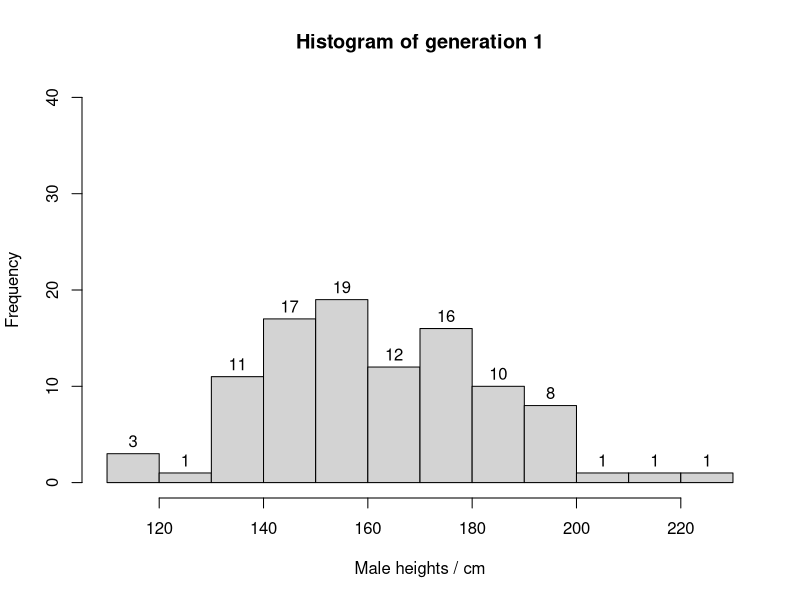
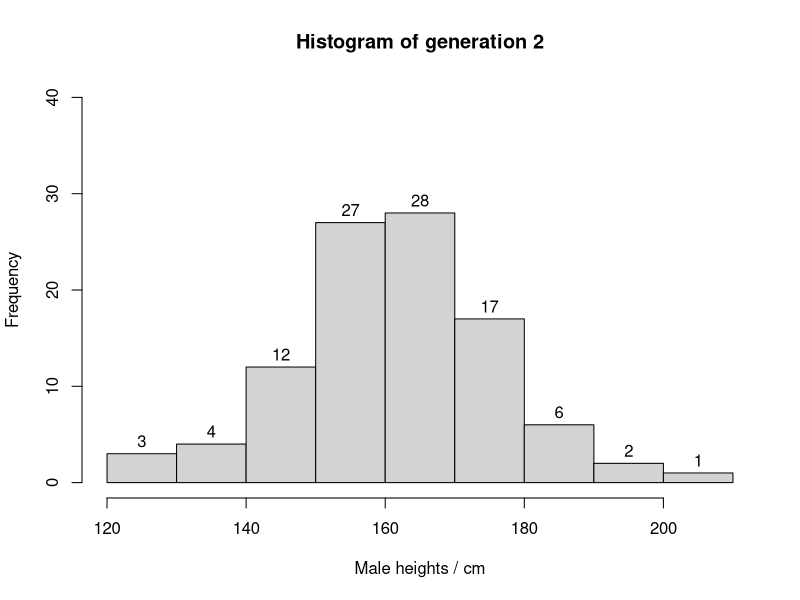
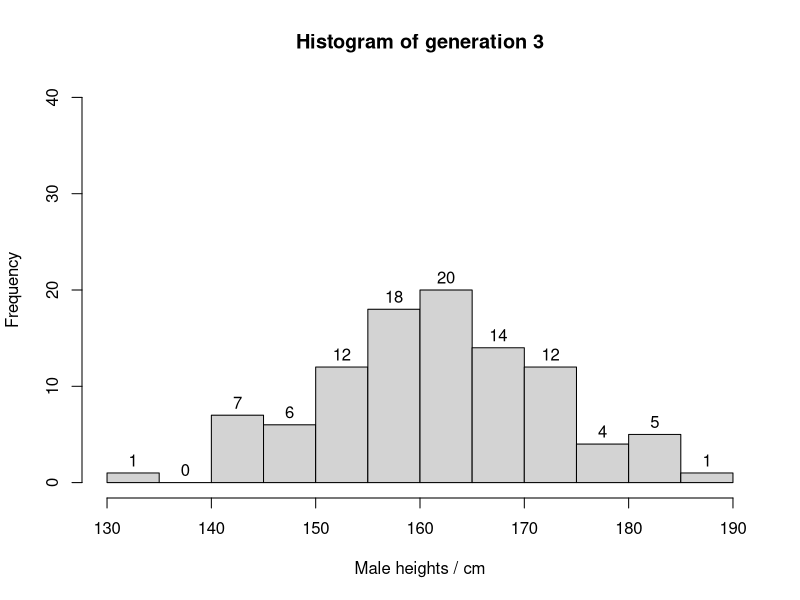
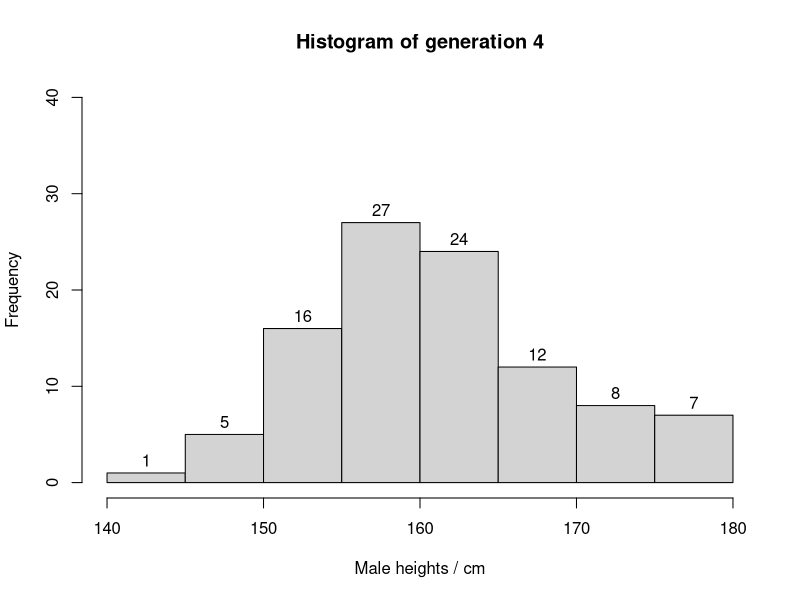
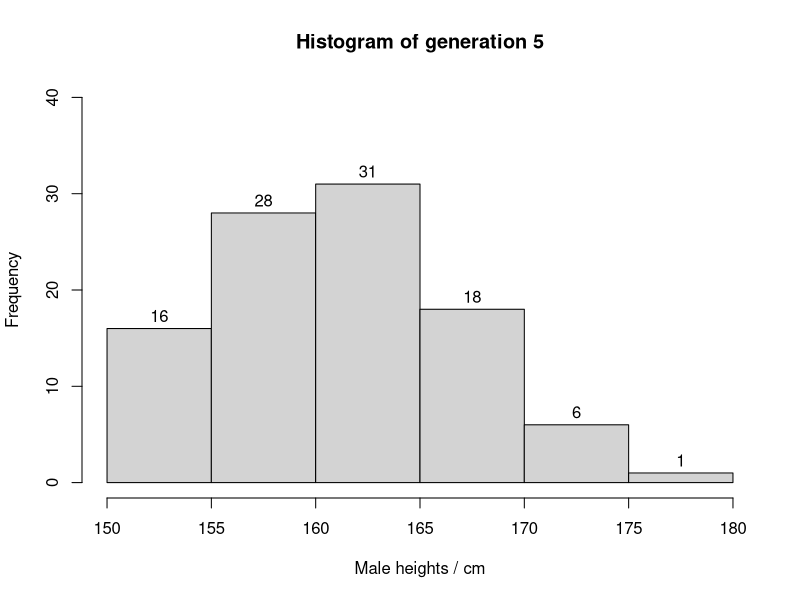
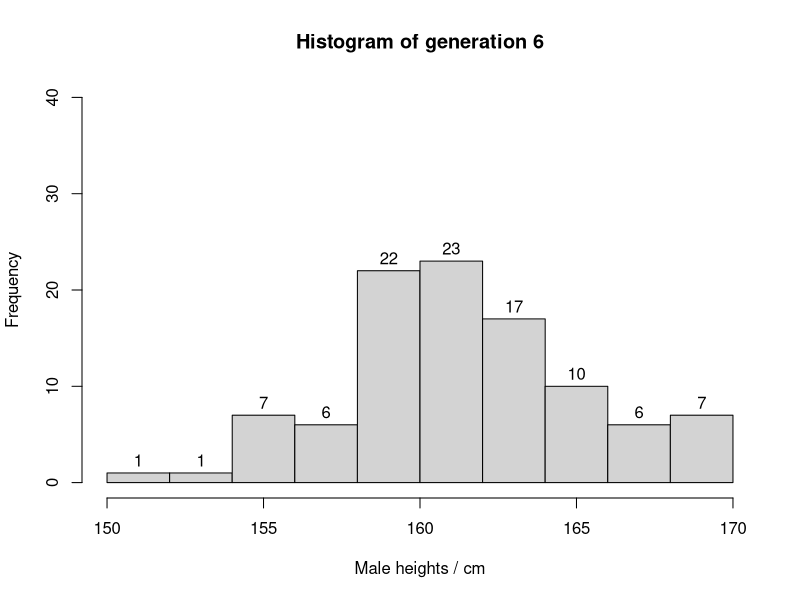
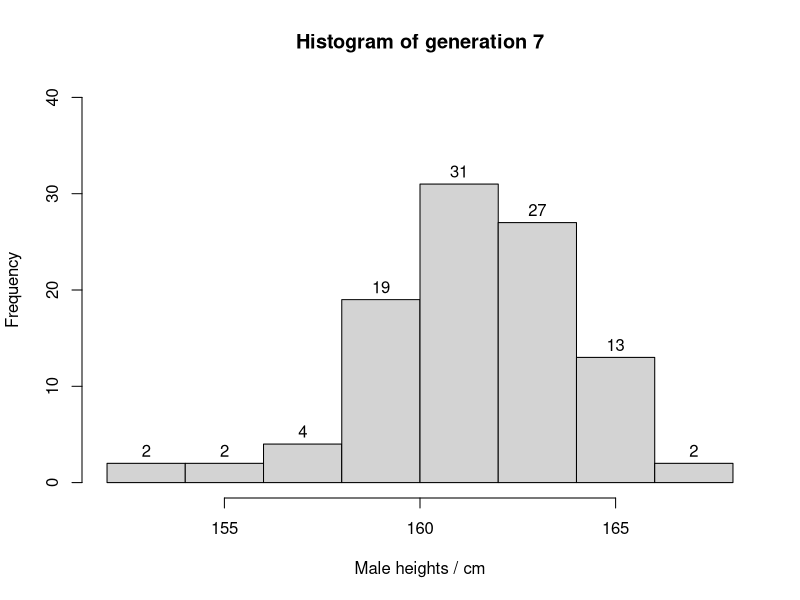
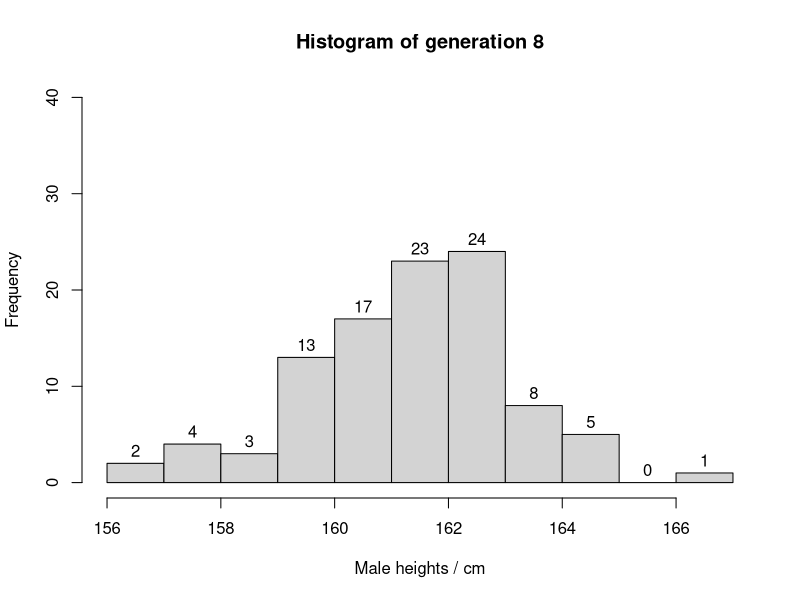

Write the R code that produced these figures, in order. (Note: this script raises an error after producing the figures.)
## ---- chunk 1
pop <- data.frame(m = rnorm(100, 160, 20), f = rnorm(100, 160, 20))
next_gen <- function(pop) {
  pop$m <- sample(pop$m)
  pop$m <- rowMeans(pop)
  pop$f <- pop$m
  pop
}
gen <- 1
hist(pop$m,main = paste("Histogram of generation" , gen),ylim =range(0,40),xlab="Male heights / cm",labels = TRUE)
while(gen < 9){
pop <- next_gen(pop)
gen<-gen+1
hist(pop$m,main = paste("Histogram of generation" , gen),ylim =range(0,40),xlab="Male heights / cm",labels = TRUE)
}
## ---- chunk 2
library(ggplot2)
pop <- data.frame(m = rnorm(100, 160, 20), f = rnorm(100, 160, 20))
next_gen <- function(pop) {
  pop$m <- sample(pop$m)
  pop$m <- rowMeans(pop)
  pop$f <- pop$m
  pop
}
temp <- pop
gen <- 1
pop<-cbind(pop,gen)
while(gen < 9){
temp <- next_gen(temp)
gen<-gen+1
pop <- rbind(pop,cbind(temp,gen))
}
ggplot(pop, aes(x=m, y=f))+geom_point(alpha=0.3)+facet_wrap(~ gen)+xlim(100,220)+ylim(120,200)
## ---- chunk 3
set.seed(1000)
results <- data.frame(matrix(NA, nrow = 1000, ncol = 4))
names(results) <- c("mean","lower","upper","contains mean")
count <- 0
for(i in 1:1000){
  x <- runif(100, -1, 1)
  results$mean[i] <- mean(x)
  s <- sd(x)
  results$lower[i] <- results$mean[i]-1.96*s/sqrt(100)
  results$upper[i] <- results$mean[i]+1.96*s/sqrt(100)
  if(results$lower[i] <= 0 && results$upper >= 0){
    results[i,"contains mean"] <- 1
    count <- count+1
  } else{
    results[i,"contains mean"] <- 0
  }
}
cat("Number of trials: 1000\n")
results[1:10,]
cat(count/10,"percent of CI's contained the mean")
## ---- chunk 4
makePatient <- function() {
  vowel <- grep("[aeiou]", letters)
  cons <- grep("[^aeiou]", letters)
  name <- paste(sample(LETTERS[cons], 1), sample(letters[vowel], 1), sample(letters[cons], 1), sep='')
  gender <- factor(sample(0:1, 1), levels=0:1, labels=c('female','male'))
  dob <- as.Date(sample(7500, 1), origin="1970-01-01")
  n <- sample(6, 1)
  doa <- as.Date(sample(1500, n), origin="2010-01-01")
  pulse <- round(rnorm(n, 80, 10))
  temp <- round(rnorm(n, 98.4, 0.3), 2)
  fluid <- round(runif(n), 2)
  list(name, gender, dob, doa, pulse, temp, fluid)
}

setClass("medicalRecord",slots=c("name", "gender", "date_of_birth", "date_of_admission", "pulse", "temperature", "fluid_intake"))

medicalRecord <- function(object){
  names(object)<-c("name", "gender", "date_of_birth", "date_of_admission", "pulse", "temperature", "fluid_intake")
  class(object)<-"medicalRecord"
  object
}
## ---- chunk 5
set.seed(8)
mrecord<-makePatient()
mrecord<-medicalRecord(mrecord)
mrecord
attributes(mrecord)
## ---- chunk 6
mean.medicalRecord <- function(object){
  list(pulse=mean(object$pulse),temperature = mean(object$temperature),fluids=mean(object$fluid_intake))
}

print.medicalRecord <- function(object){
  cat("name:",object$name,"\n")
  cat(paste("gender:",object$gender,"\n"))
  cat(paste("data of birth:",object$date_of_birth,"\n"))
  cat("date of admission\t","pulse\t","temperature\t","fluid intake\n ")
  cat(paste(object$date_of_admission[order(object$date_of_admission)],"\t\t\t",object$pulse[order(object$date_of_admission)],"\t",object$temperature[order(object$date_of_admission)],"\t\t\t",object$fluid_intake[order(object$date_of_admission)],"\n"))
}

plot.medicalRecord <- function(object){
  plot(object$date_of_admission[order(object$date_of_admission)],object$pulse[order(object$date_of_admission)],type="b",main="measurement of pulse over time",xlab="time",ylab="pulse")
  plot(object$date_of_admission[order(object$date_of_admission)],object$temperature[order(object$date_of_admission)],type="b",main="measurement of temperature over time",xlab="time",ylab="temperature / F")
  plot(object$date_of_admission[order(object$date_of_admission)],object$fluid_intake[order(object$date_of_admission)],type="b",main="measurement of fluid intake over time",xlab="time",ylab="fluid intake")
}
## ---- chunk 7
mean(mrecord)
print(mrecord)
plot(mrecord)

## ---- chunk 8
setClass("cohort",slots=c("name","medicalRecord"))
set.seed(8)
group<-list(name=NA,medicalRecord=NA)
for(i in 1:10){
  temp<-makePatient()
  temp<-medicalRecord(temp)
  group$name[i]<-temp[1]
  group$medicalRecord[i]<-list(temp)
}
class(group)<-"cohort"

mean.cohort <- function(object){
  medicalRecord<-list(name=NA,pulse=NA,tem=NA,fluid=NA)
  for(i in 1:10){
    medicalRecord$name[i]<-object$name[[i]]
    medicalRecord$pulse[i]<-mean(object$medicalRecord[[i]]$pulse)
    medicalRecord$tem[i]<-mean(object$medicalRecord[[i]]$temperature)
    medicalRecord$fluid[i]<-mean(object$medicalRecord[[i]]$fluid_intake)
  }
  list(mean=medicalRecord)
}

print.cohort <- function(object){
  for(i in 1:10){
    cat("\nNo.",i,"\n")
    print(object$medicalRecord[[i]])
  }
}
## ---- chunk 9
mean(group)
print(group)
